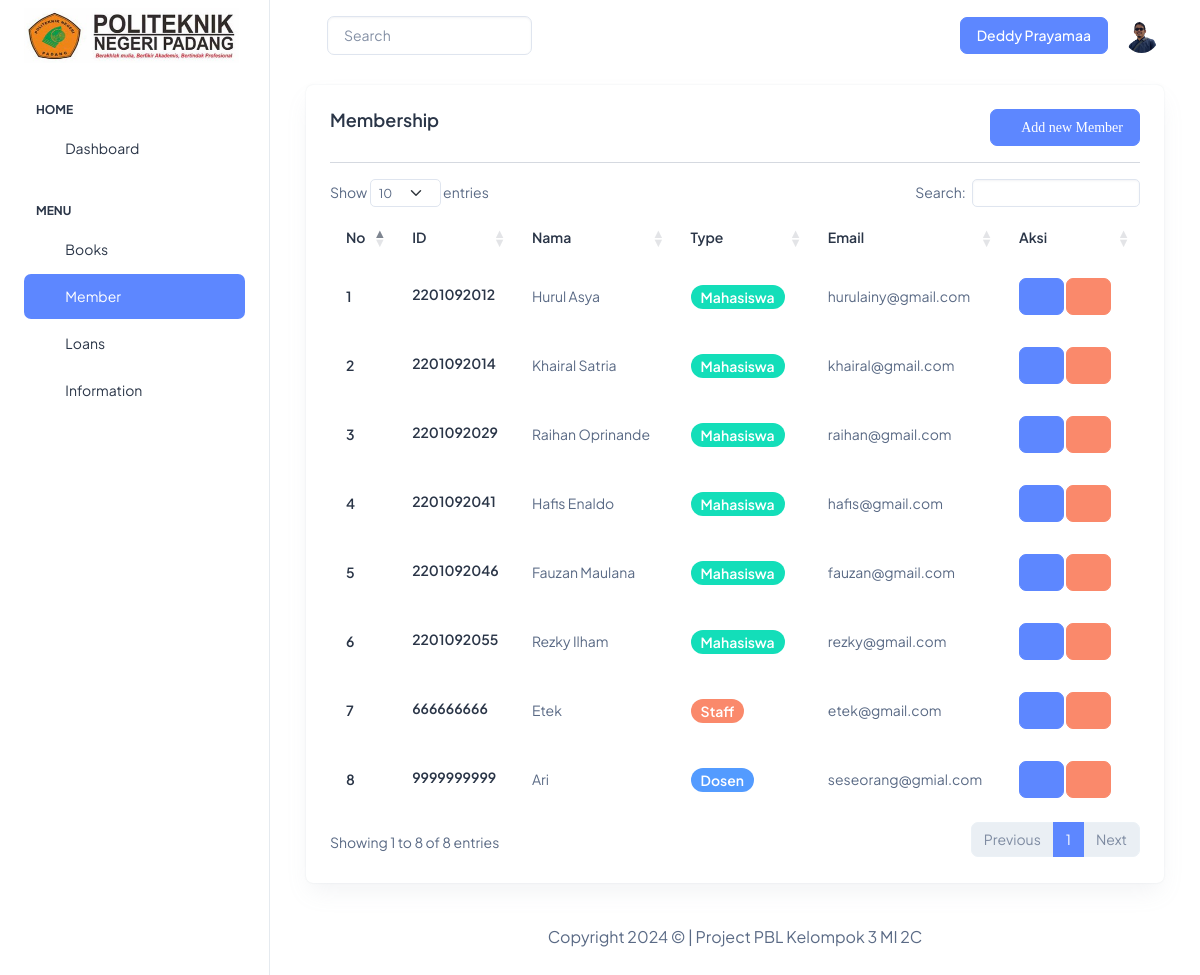
/index.php?page=membership (signed in), run on the app's committed database.
### tables this page shows
CREATE TABLE `user` (
  `id` int(11) NOT NULL,
  `id_user` varchar(20) NOT NULL,
  `email` varchar(100) NOT NULL,
  `nama` varchar(100) NOT NULL,
  `password` varchar(50) NOT NULL,
  `level` enum('Admin','Pustakawan') NOT NULL,
  `photo` varchar(100) NOT NULL
);

CREATE TABLE `member` (
  `id_member` varchar(11) NOT NULL,
  `nama` varchar(100) NOT NULL,
  `type` enum('Mahasiswa','Dosen','Staff') NOT NULL,
  `email` varchar(100) NOT NULL,
  `tanggal_lahir` date NOT NULL,
  `tanggal_registrasi` date NOT NULL,
  `tanggal_berakhir` date NOT NULL,
  `jekel` enum('Laki-laki','Perempuan') NOT NULL,
  `alamat` text NOT NULL,
  `id_prodi` int(11) NOT NULL
);

### membership.php (the view, shortened to what this page needs)
<?php
$aksi = isset($_GET['aksi']) ? $_GET['aksi'] : 'list';
switch ($aksi) {
    case 'list':
        ?>
        <div class="container-fluid">
            <div class="container-fluid">
                <div class="col-lg-12 d-flex align-items-stretch">
                    <div class="card w-100">
                        <div class="card-body p-4">
                            <div class="d-flex justify-content-between">
                                <h5 class="card-title fw-semibold mb-2">Membership</h5>
                                <button type="button" class="btn btn-primary ti ti-user-plus" data-bs-toggle="modal" data-bs-target="#exampleModal"> Add new Member</button>
                            </div>
                            <div class="table-responsive">
                                <hr>
                                <table class="table text-nowrap mb-0 align-middle" id="example">
                                    <thead class="text-dark fs-4">
                                        <tr>
                                            <th class="border-bottom-0">
                                                <h6 class="fw-semibold mb-0">No</h6>
                                            </th>
                                            <th class="border-bottom-0">
                                                <h6 class="fw-semibold mb-0">ID</h6>
                                            </th>
                                            <th class="border-bottom-0">
                                                <h6 class="fw-semibold mb-0">Nama</h6>
                                            </th>
                                            <th class="border-bottom-0">
                                                <h6 class="fw-semibold mb-0">Type</h6>
                                            </th>
                                            <th class="border-bottom-0">
                                                <h6 class="fw-semibold mb-0">Email</h6>
                                            </th>
                                            <th class="border-bottom-0">
                                                <h6 class="fw-semibold mb-0">Aksi</h6>
                                            </th>
                                        </tr>
                                    </thead>
                                    <tbody>
                                    <?php
                                        $query = "SELECT * FROM member";
                                        $result = $db->query($query);
                                        $nomor = 1;
                                        foreach ($result as $row) : ?>
                                        <tr>
                                            <td class="border-bottom-0">
                                                <h6 class="fw-semibold mb-0"><?= $nomor++ ?></h6>
                                            </td>
                                            <td class="border-bottom-0">
                                                <h6 class="fw-semibold mb-1"><?= $row['id_member']?></h6>
                                            </td>
                                            <td class="border-bottom-0">
                                                <p class="mb-0 fw-normal"><?= $row['nama']?></p>
                                            </td>
                                            <td class="border-bottom-0">
                                                <div class="d-flex align-items-center gap-2">
                                                    <?php
                                                    $type = $row['type'];
                                                    $colorMapping = [
                                                        'Staff' => 'bg-danger',
                                                        'Mahasiswa' => 'bg-success',
                                                        'Dosen' => 'bg-info',
                                                    ];
                                                    $badgeClass = isset($colorMapping[$type]) ? $colorMapping[$type] : 'bg-secondary';
                                                    ?>
                                                    <span class="badge <?= $badgeClass ?> rounded-3 fw-semibold"><?= $type ?></span>
                                                </div>
                                            </td>
                                            <td class="border-bottom-0">
                                                <p class="mb-0 fw-normal"><?= $row['email']?></p>
                                            </td>
                                            <td class="border-bottom-0">
                                                <a class="btn btn-primary ti ti-edit-circle"  role="button" data-bs-toggle="modal" data-bs-target="#exModal<?= $row['id_member'] ?>"></a>
                                                <a class="btn btn-danger ti ti-trash" onclick="return confirm('Apakah yakin menghapusnya?')" href="proses_membership.php?proses=delete&id_member=<?=$row['id_member']?>">
                                                </a>
                                            </td>
                                        </tr>
                                        <?php endforeach ?>
                                    </tbody>
                                </table>
                            </div>
                        </div>
                    </div>
                </div>
            </div>
            <footer>
            <div class="py-6 px-6 text-center">
                <p class="mb-0 fs-4">Copyright
                    <?= date("Y") ?> &copy; | Project PBL Kelompok 3 MI 2C
                </p>
            </div>
        </footer>
        </div>
    </div>
<?php
    break;
?>
<?php
}
?>

### index.php (shortened to what this page needs)
<?php
include 'koneksi.php';
?>
<!doctype html>
<html lang="en">
<head>
  <link rel="stylesheet" href="assets/css/styles.min.css" />
  <link href="https://cdn.datatables.net/1.13.7/css/dataTables.bootstrap5.min.css" rel="stylesheet">
</head>
<body>
  <div class="page-wrapper" id="main-wrapper" data-layout="vertical" data-navbarbg="skin6" data-sidebartype="full"
    data-sidebar-position="fixed" data-header-position="fixed">
    <aside class="left-sidebar">
      <div>
        <div class="brand-logo d-flex align-items-center justify-content-between">
          <a href="index.php" class="text-nowrap logo-img">
            <img src="assets/images/logos/pnpl.jpg" width="215" height="55" alt="" />
          </a>
        </div>
        <nav class="sidebar-nav scroll-sidebar" data-simplebar="">
          <ul id="sidebarnav">
            <li class="nav-small-cap">
              <span class="hide-menu">Home</span>
            </li>
            <li class="sidebar-item">
              <a class="sidebar-link" href="index.php" aria-expanded="false">
                <span>
                  <i class="ti ti-layout-dashboard"></i>
                </span>
                <span class="hide-menu">Dashboard</span>
              </a>
            </li>
            <li class="nav-small-cap">
              <span class="hide-menu">MENU</span>
            </li>
          <div class="navbar-collapse justify-content-end px-0" id="navbarNav">
            <ul class="ms-auto align-items-center justify-content-end">
            <?php
            if (isset($_SESSION['login'])) {
              echo '
              <li class="sidebar-item dropdown">
                <a class="sidebar-link " href="javascript:void(0)" id="drop2" data-bs-toggle="dropdown"
                  aria-expanded="false">
                  <span>
                    <i class="ti ti-books"></i>
                  </span>
                <span class="hide-menu">Books</span>
                </a>
                <div class="dropdown-menu dropdown-menu-end dropdown-menu-animate-up" aria-labelledby="drop2">
                  <div class="message-body">
                    <a href="index.php?page=booklist" class="d-flex align-items-center gap-2 dropdown-item">
                      <i class="ti ti-book-2 fs-6"></i>
                      <p class="mb-0 fs-3">List Buku</p>
                    </a>
                    <a href="?page=input&aksi=kategori" class="d-flex align-items-center gap-2 dropdown-item">
                      <i class="ti ti-category-2 fs-6"></i>
                      <p class="mb-0 fs-3">Kategori Buku</p>
                    </a>
                    <a href="?page=input&aksi=pengarang" class="d-flex align-items-center gap-2 dropdown-item">
                    <i class="ti ti-notebook fs-6"></i>
                    <p class="mb-0 fs-3">Pengarang Buku</p>
                  </a>
                  <a href="?page=input&aksi=penerbit" class="d-flex align-items-center gap-2 dropdown-item">
                  <i class="ti ti-building-community fs-6"></i>
                  <p class="mb-0 fs-3">Penerbit Buku</p>
                </a>
                  </div>
                </div>
              </li>
              ';
            }
            ?>
<?php
                   if (isset($_SESSION['login'])) {
                    echo '
          <div class="navbar-collapse justify-content-end px-0" id="navbarNav">
            <ul class="ms-auto align-items-center justify-content-end">
              <li class="sidebar-item dropdown">
                <a class="sidebar-link " href="javascript:void(0)" id="drop2" data-bs-toggle="dropdown"
                  aria-expanded="false">
                  <span>
                    <i class="ti ti-user-circle"></i>
                  </span>
                <span class="hide-menu">Member</span>
                </a>
                <div class="dropdown-menu dropdown-menu-end dropdown-menu-animate-up" aria-labelledby="drop2">
                  <div class="message-body">
                  <a href="index.php?page=membership" class="d-flex align-items-center gap-2 dropdown-item">
                      <i class="ti ti-users fs-6"></i>
                      <p class="mb-0 fs-3">Membership</p>
                    </a>
                    <a href="?page=input&aksi=prodi" class="d-flex align-items-center gap-2 dropdown-item">
                      <i class="ti ti-school fs-6"></i>
                      <p class="mb-0 fs-3">Program Studi</p>
                    </a>
                  </div>
                </div>
              </li>
            </ul>
          </div>';
        }?>
            <?php
            if (isset($_SESSION['login'])) {
              echo '<li class="sidebar-item">
              <a class="sidebar-link" href="index.php?page=loans" aria-expanded="false">
                <span>
                  <i class="ti ti-license"></i>
                </span>
                <span class="hide-menu">Loans</span>
              </a>
            </li>';
            } ?>
            <li class="sidebar-item">
              <a class="sidebar-link" href="index.php?page=information" aria-expanded="false">
                <span>
                  <i class="ti ti-alert-triangle"></i>
                </span>
                <span class="hide-menu">Information</span>
              </a>
            </li>
          </ul>
        </nav>
      </div>
    </aside>
    <div class="body-wrapper">
      <header class="app-header">
        <nav class="navbar navbar-expand-lg navbar-light">
          <ul class="navbar-nav">
            <li class="nav-item">
              <a class="nav-link nav-icon-hover" href="javascript:void(0)">
              </a>
            </li>
          </ul>
          <form class="form-outline" method="POST" action="proses_search.php">
            <input type="search" name="query" class="form-control" placeholder="Search" aria-label="Search">
          </form>
          <div class="navbar-collapse justify-content-end px-0" id="navbarNav">
            <ul class="navbar-nav flex-row ms-auto align-items-center justify-content-end">
              <?php
              if (isset($_SESSION['login'])) {
                $result = $db->query("SELECT * FROM user WHERE email = '$_SESSION[email]'");
                $row = $result->fetch_assoc();
                echo '<a class="btn btn-primary">' . $row['nama'] . '</a>';
              } else {
                echo '<a class="btn btn-primary">Visitor</a>';
              }
              ?>
              <?php
              if (isset($_SESSION['login'])) {
                $result = $db->query("SELECT * FROM user WHERE email = '$_SESSION[email]'");
                $row = $result->fetch_assoc();
                echo '<li class="nav-item dropdown">
                <a class="nav-link nav-icon-hover" href="javascript:void(0)" id="drop2" data-bs-toggle="dropdown"
                  aria-expanded="false">
                  <img src="assets/images/profile/' . $row['photo']. '" alt="" width="35" height="35" class="rounded-circle">
                </a>';
              } else {
                echo '<li class="nav-item dropdown">
                <a class="nav-link nav-icon-hover" href="javascript:void(0)" id="drop2" data-bs-toggle="dropdown"
                  aria-expanded="false">
                  <img src="assets/images/profile/user-1.jpg" alt="" width="35" height="35" class="rounded-circle">
                </a>';
              }
              ?>
              </li>
            </ul>
          </div>
        </nav>
      </header>
      <?php
      $p = isset($_GET['page']) ? $_GET['page'] : 'home';
      if ($p == 'membership')
        include 'membership.php';
      ?>
</body>
</html>

### data on the page
user: nama "Deddy Prayamaa", photo (picture)
member: id_member "2201092012", nama "Hurul Asya", type "Mahasiswa", email "hurulainy@gmail.com"
member: id_member "2201092014", nama "Khairal Satria", type "Mahasiswa", email "khairal@gmail.com"
member: id_member "2201092029", nama "Raihan Oprinande", type "Mahasiswa", email "raihan@gmail.com"
member: id_member "2201092041", nama "Hafis Enaldo", type "Mahasiswa", email "hafis@gmail.com"
member: id_member "2201092046", nama "Fauzan Maulana", type "Mahasiswa", email "fauzan@gmail.com"
member: id_member "2201092055", nama "Rezky Ilham", type "Mahasiswa", email "rezky@gmail.com"
member: id_member "666666666", nama "Etek", type "Staff", email "etek@gmail.com"
member: id_member "9999999999", nama "Ari", type "Dosen", email "seseorang@gmial.com"
